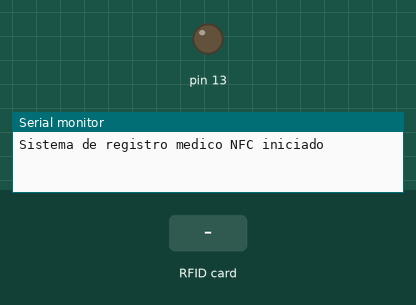
The sketch below on a simulated Arduino Uno, built with avr-gcc and run on an emulated ATmega328P. Parts: output pins drawn as LEDs (lit = HIGH), the last lines printed to the serial monitor. Inputs (shaded band) come from the test bench.

Above: at 1.2 s.
1.3 s: RFID card 06 5C 87 4B held to the reader
At 2.1 s:
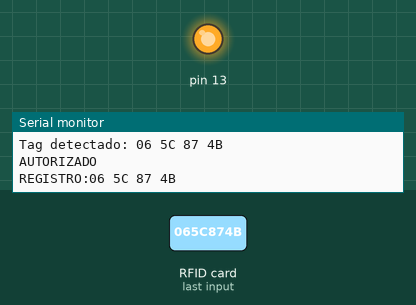
4.3 s: RFID card 5E 7A 19 C4 held to the reader
Timing chart, 0 to 7.3 s (numbered marks = the images above; inputs shaded):
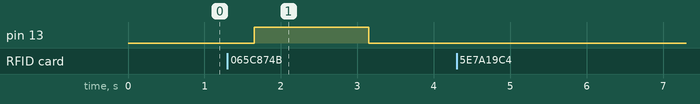

The sketch:

RegistroNFC.ino
```cpp
#include "funciones.h"

void setup() {
    iniciarSistema();
}

void loop() {
    verificarTag();
    delay(500);
}
```

funciones.cpp
```cpp
#include "funciones.h"

PN532_I2C pn532_i2c(Wire);
NfcAdapter nfc = NfcAdapter(pn532_i2c);

String tags[] = {"06 5C 87 4B", ""};  // Lista de tags autorizados
boolean autorizado = false;

void iniciarSistema() {
    pinMode(13, OUTPUT);
    Serial.begin(115200);
    nfc.begin();
    Serial.println("Sistema de registro medico NFC iniciado");
}

void verificarTag() {
    if (nfc.tagPresent()) {
        NfcTag tag = nfc.read();
        String uid = tag.getUidString();
        Serial.println("Tag detectado: " + uid);

        autorizado = false;
        for (int i = 0; i < sizeof(tags) / sizeof(tags[0]); i++) {
            if (uid == tags[i]) {
                autorizado = true;
                break;
            }
        }

        if (autorizado) {
            Serial.println("AUTORIZADO");
            digitalWrite(13, HIGH);
            Serial.print("REGISTRO:");
            Serial.println(uid);
            delay(1500);
            digitalWrite(13, LOW);
        } else {
            Serial.println("NO AUTORIZADO");
        }
    }
}
```

funciones.h
```cpp
#ifndef FUNCIONES_H
#define FUNCIONES_H

#include <Wire.h>
#include <PN532_I2C.h>
#include <PN532.h>
#include <NfcAdapter.h>

extern PN532_I2C pn532_i2c;
extern NfcAdapter nfc;
extern String tags[];
extern boolean autorizado;

void iniciarSistema();
void verificarTag();

#endif
```

Measured:
- after the input at 1.3 s, pin 13: LOW → HIGH after 0.35 s, → LOW 1.5 s later
